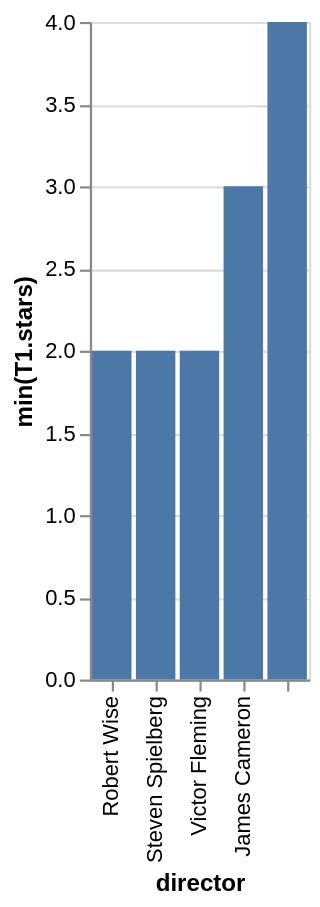

The specification (Vega-Lite) saved for this image:
### Vega-Lite specification from a JSON file in a GitHub repository (floating-point values rounded to 4 significant figures)
{"data": {"values": [{"x_data": "Robert Wise", "y_data": 2}, {"x_data": "Steven Spielberg", "y_data": 2}, {"x_data": "Victor Fleming", "y_data": 2}, {"x_data": "James Cameron", "y_data": 3}, {"x_data": "", "y_data": 4}]}, "mark": "bar", "encoding": {"x": {"field": "x_data", "type": "nominal", "title": "director", "sort": {"op": "sum", "field": "y_data", "order": "ascending"}}, "y": {"field": "y_data", "type": "quantitative", "title": "min(T1.stars)"}}}
